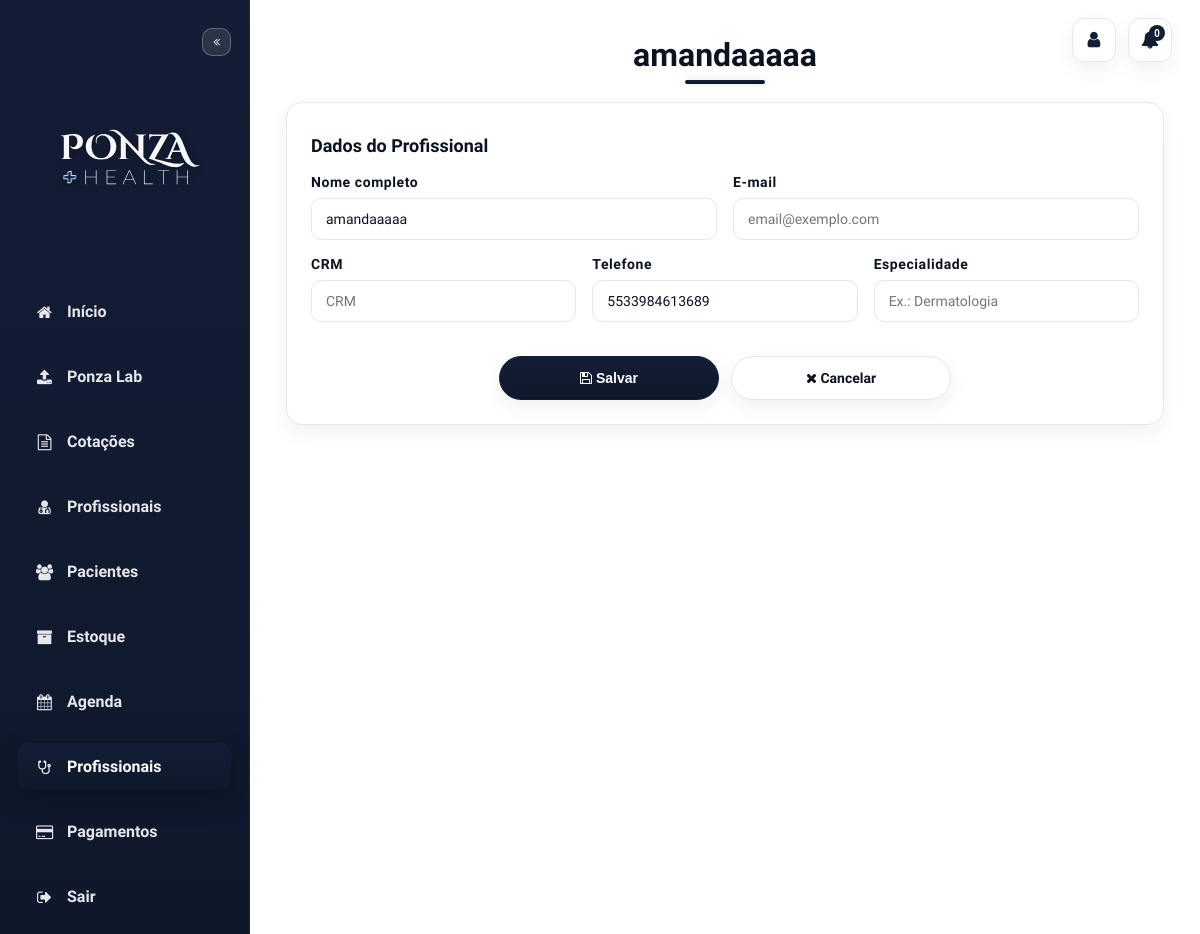
The app's page /doctors/1 (signed in), older data.
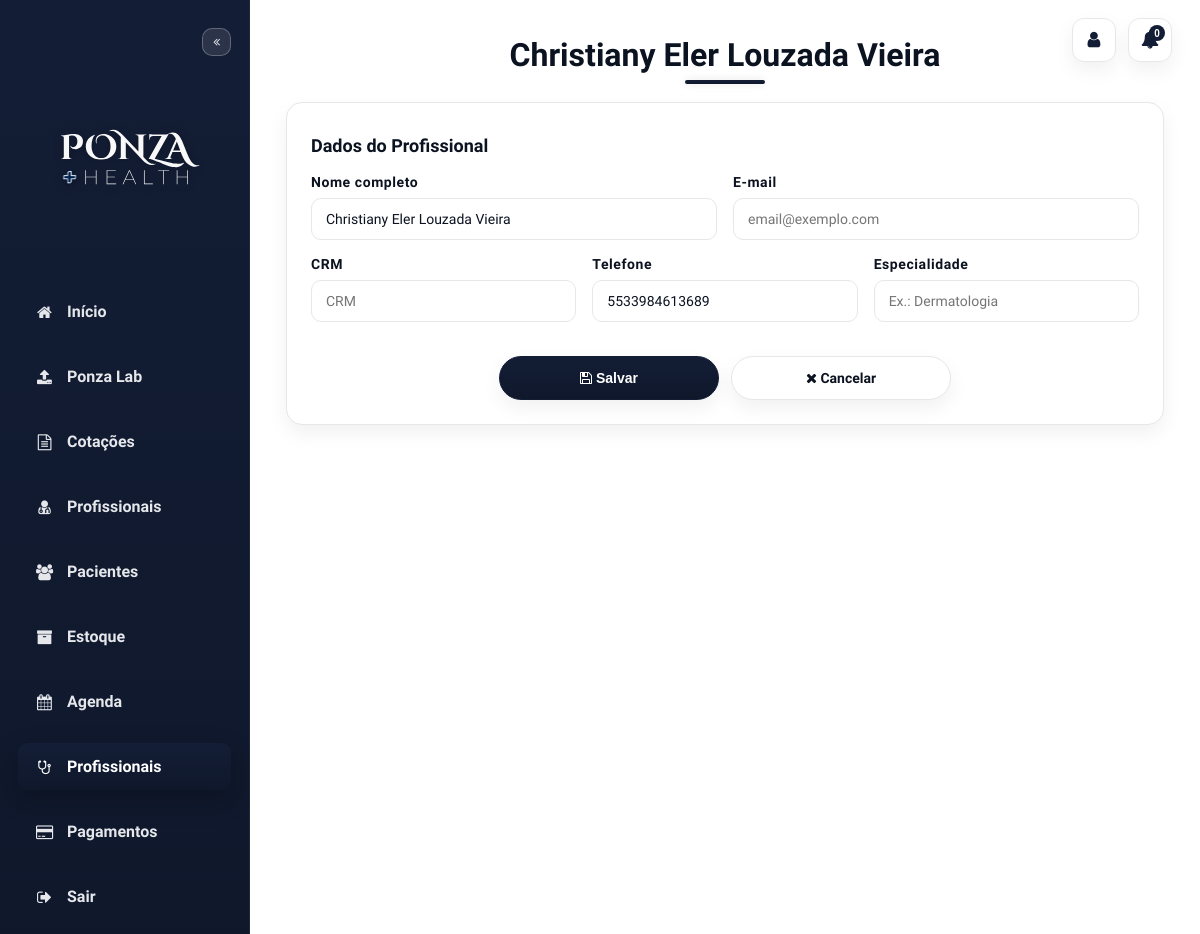
The same page, newer data.
### models.py (models this page shows, shortened)
class BaseModel:
    """__init__ flexível baseado em kwargs (compatível com SQLAlchemy)."""

class Doctor(db.Model, BaseModel):
    __tablename__ = "doctors"
    id        = db.Column(db.Integer, primary_key=True)
    user_id   = db.Column(db.Integer, db.ForeignKey("users.id"), index=True, nullable=True)
    user      = relationship("User", backref="doctors")
    name      = db.Column(db.String(120), nullable=False)
    crm       = db.Column(db.String(40))
    email     = db.Column(db.String(120))
    phone     = db.Column(db.String(20))
    specialty = db.Column(db.String(120))
    patients  = relationship("Patient", back_populates="doctor", cascade="all, delete-orphan")
    consults  = relationship("Consult", back_populates="doctor", cascade="all, delete-orphan")
    __table_args__ = (
        Index("ix_doctors_name", "name"),
        Index("ix_doctors_crm", "crm"),
        Index("ix_doctors_email", "email"),
        Index("ix_doctors_specialty", "specialty"),
    )

### app.py (the view, shortened to what this page needs)
@app.route('/doctors/<int:doctor_id>', methods=['GET', 'POST'], endpoint='doctor_view')
@login_required
def doctor_view(doctor_id):
    d = _doctor_get_or_404_scoped(doctor_id)  # << usa o helper correto
    return render_template('doctor_view.html', doctor=d)

### app.py (called while the page is built, shortened)
@app.context_processor
def url_helpers():
    def img_url(path, default_rel=None):
        p = (path or "").strip() or (default_rel or "")
        if p.startswith("/files/img/"):
            return p
        return url_for("static", filename=p)
    return {"img_url": img_url}

def get_logged_user() -> Optional[User]:
    uid = session.get('user_id')
    return User.query.get(uid) if uid else None

def login_required(f: Callable[..., Any]) -> Callable[..., Any]:
    @wraps(f)
    def wrapper(*args, **kwargs):
        u = get_logged_user()
        if not u:
            return redirect(url_for('login'))
        g.user = u
        try:
            uname = getattr(u, "username", "") or ""
        except Exception:
            uname = ""
        if uname.lower() == "admin":
            return f(*args, **kwargs)
    return wrapper

def current_user() -> User:
    u = getattr(g, "user", None) or get_logged_user()
    if not u:
        abort(401)
    return cast(User, u)

def _doctor_get_or_404_scoped(doctor_id: int):
    d = Doctor.query.get_or_404(doctor_id)
    if hasattr(Doctor, 'user_id'):
        if d.user_id != current_user().id:
            abort(403)
    return d

### templates/doctor_view.html (shortened to what the changed rows need)
<!DOCTYPE html>
<html lang="pt-br">
<head>
    <link rel="stylesheet" href="https://stackpath.bootstrapcdn.com/font-awesome/4.7.0/css/font-awesome.min.css">
    <link rel="stylesheet" href="{{ url_for('static', filename='css/ponza-base.css') }}">
</head>
<body>
    <div class="content">
        <h2>{{ doctor.name }}</h2>
        <form class="panel" method="post" action="{{ url_for('doctor_view', doctor_id=doctor.id) }}" novalidate>
            <div class="section-title">Dados do Profissional</div>
            <div class="grid-2">
                <div class="form-group">
                    <label for="name">Nome completo</label>
                    <input id="name" name="name" class="input" type="text" value="{{ doctor.name or '' }}"
                        placeholder="Nome e sobrenome" required>
                </div>
            </div>
            <div class="grid-3">
                <div class="form-group">
                    <label for="phone">Telefone</label>
                    <input id="phone" name="phone" class="input" type="tel" value="{{ doctor.phone or '' }}"
                        placeholder="(00) 00000-0000">
                </div>
            </div>
            <div class="actions">
            </div>
        </form>
    </div>
</body>
</html>

Row changes from the older to the newer data that the page shows:
changed Doctor: name "amandaaaaa" → "Christiany Eler Louzada Vieira"
